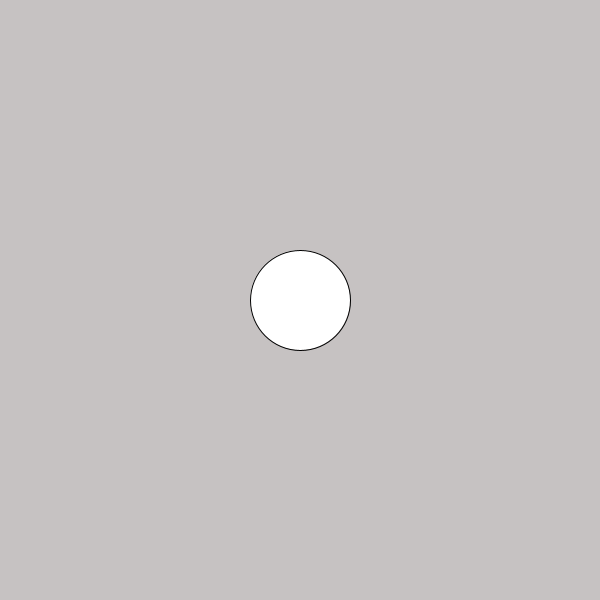
Frame 1 (no input)
Frame 60 (the mouse pressed at the canvas centre just before this capture): identical to frame 1, image omitted
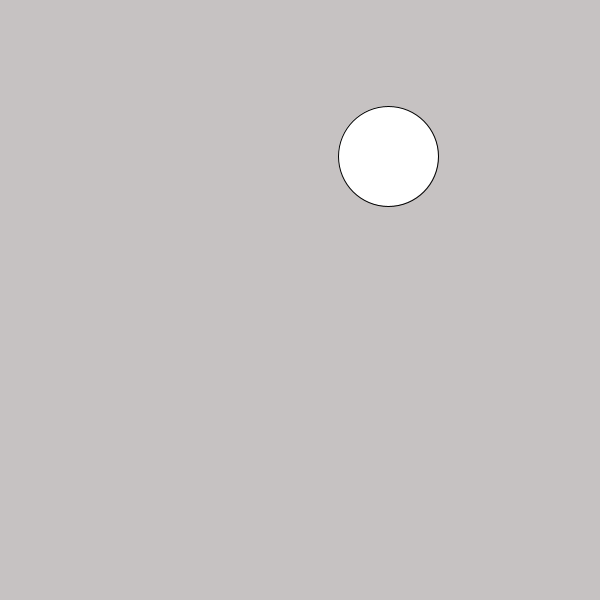
Frame 120 (the mouse held since frame 60 and released just before this capture)

The Processing sketch that drew these frames (run headless with seeded random() and noise(); from frame 60 on, the mouse is pressed at the canvas centre):

// Processing sketch: slipperyDot
// ── slipperyDot.pde
  // 4. create three integer variables to  
    //    represent the x, y, and the size of the ellipse
   
  int dotSize = 100;
  int dotX = 300;
  int dotY = 300;
    
    void setup() {
      size(600, 600);
    
    }
    
    void draw() {
      background(#C6C2C2);
      ellipse(dotX, dotY, dotSize, dotSize);
      
      //3. draw an ellipse. Make sure it fits in the window.
      //5. use the variables created in step 4 in place of the numbers
      //   in your ellipse
    
    }
    
    void mousePressed() {
      int distance = getDistance(mouseX, mouseY, dotX, dotY);
      int noob = (int) random(601);
      int nub = (int) random(601);
      //6a. create an integer variable called distance
      //6b. use the getDistance method to initialize your varible
      //    use the mouse's x and y and the x and y of your ellipse 
     
      //7. print the distance variable
      print(distance);
      
      //8a. make an if statement to check if the distance variable
      //   is within the size of the ellipse
      if(distance <= dotSize){
        dotX=noob;  
        dotY=nub;
      }
        //8b.  set the x and y of the ellipse to a random location on the window
       
      
    }
    
    int getDistance(int x1, int y1, int x2, int y2) {
      return (int)Math.sqrt(Math.pow((x1-x2),2) + Math.pow((y1-y2),2));
    }
    
    
